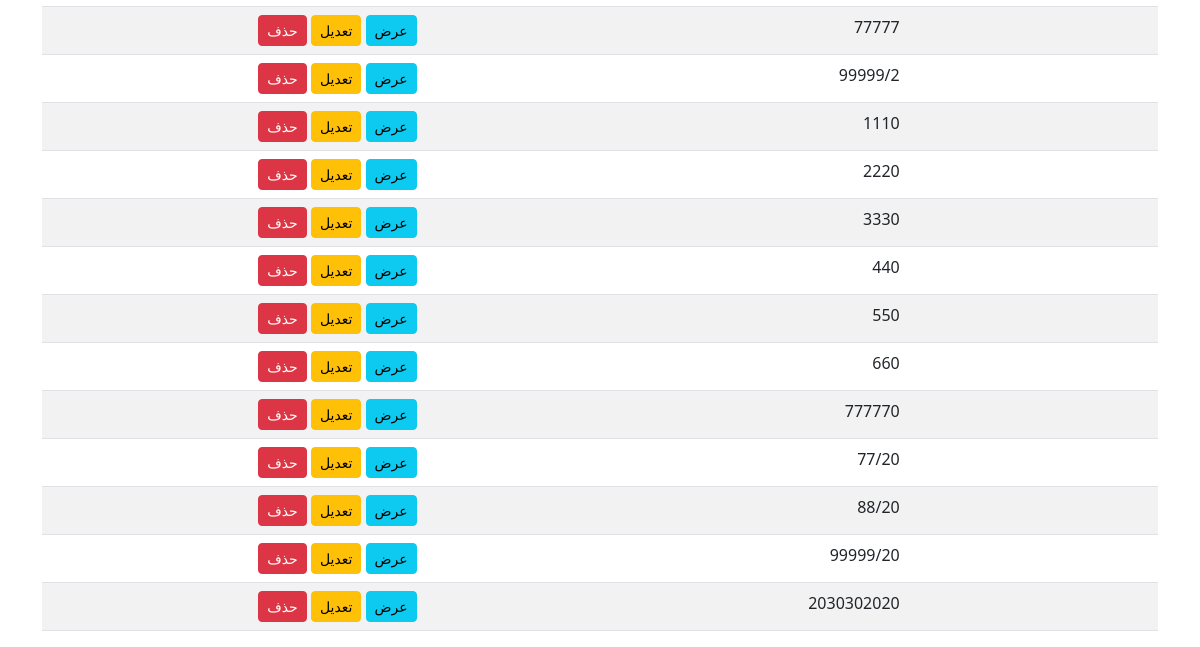
The page /invoice/barcode/ (lower part) on the database as committed earlier.
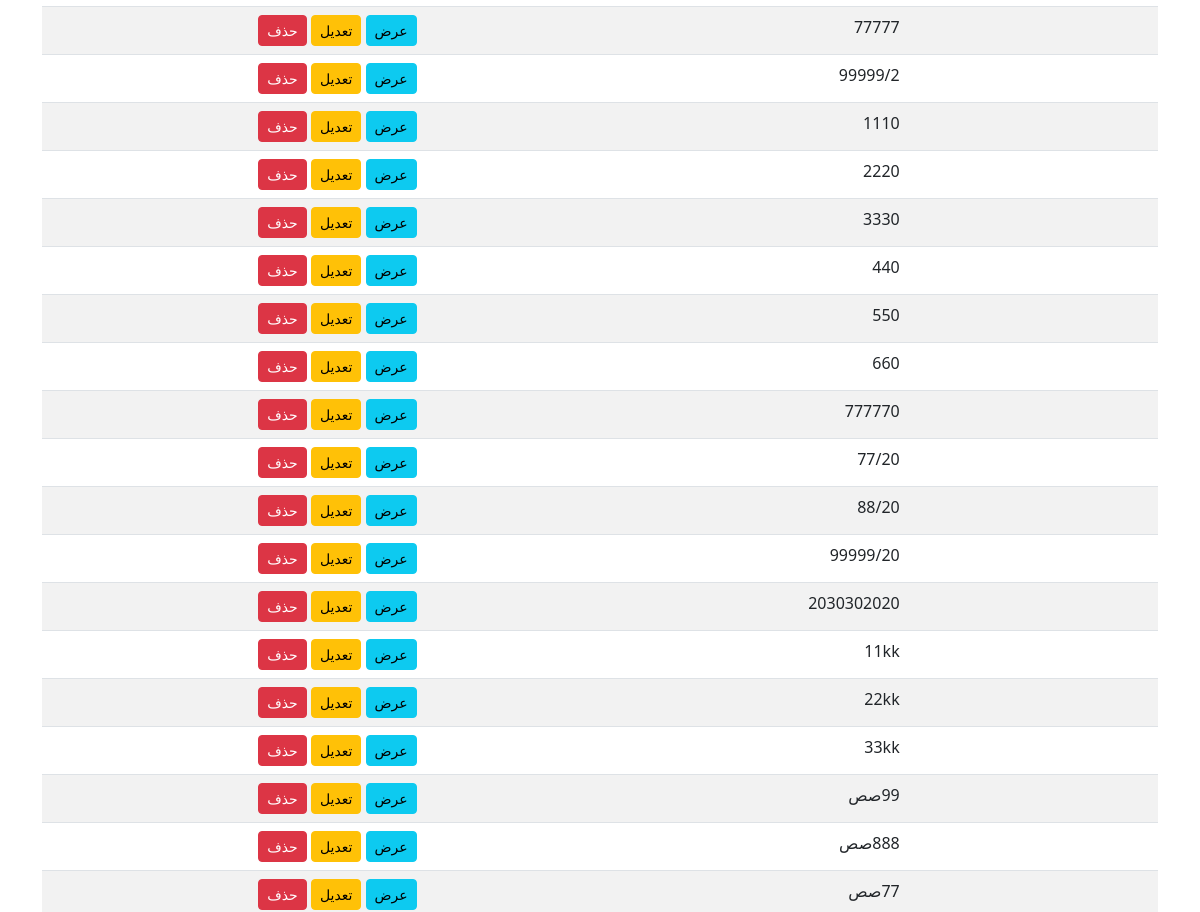
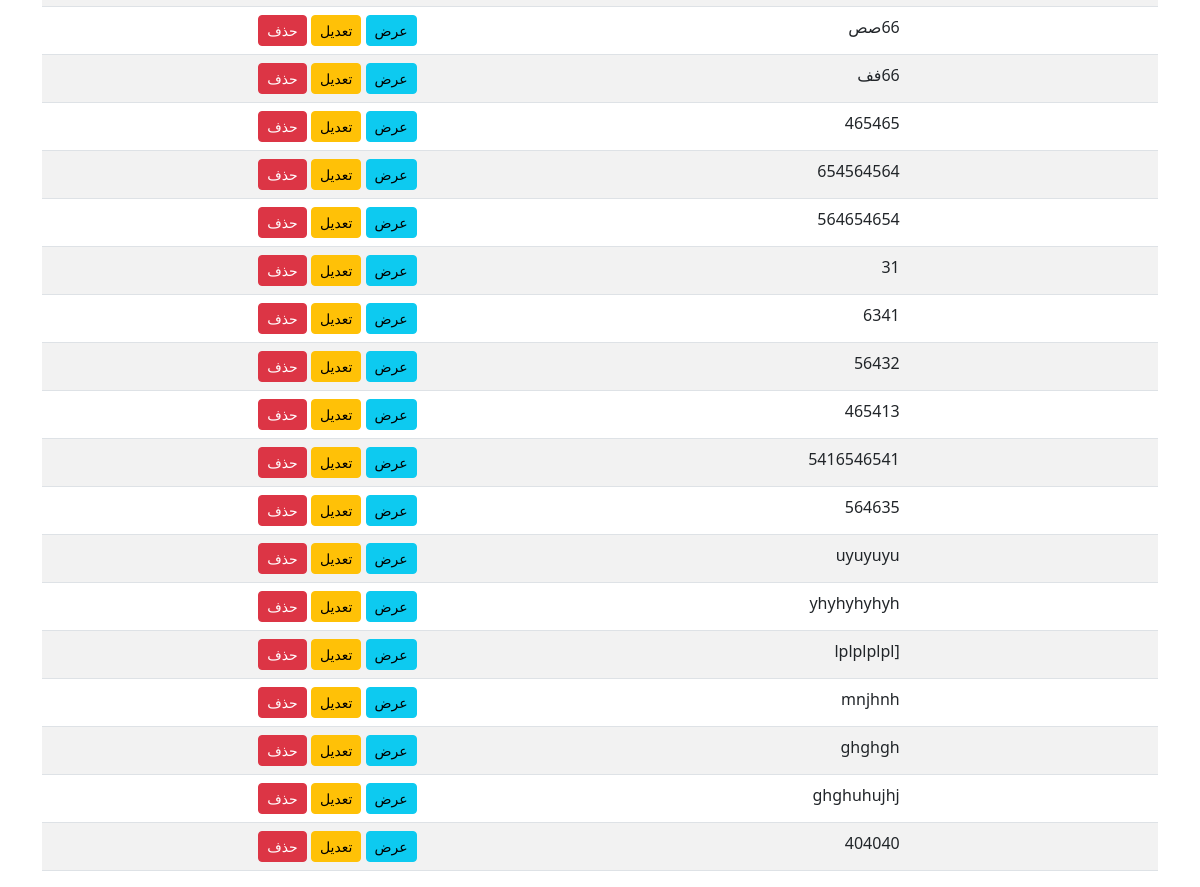
The same page on the database as committed later (2 pictures, top to bottom).
### invoice/models.py (models this page shows, shortened)
class Barcode(models.Model):
    barcode_in = models.CharField(max_length=255,  verbose_name=_("الباركود الداخل"))
    barcode_out = models.CharField(max_length=255,  blank=True, null=True, verbose_name=_("الباركود الخارج"))
    suffix = models.CharField(max_length=10, blank=True, null=True, verbose_name=_("اللاحقة"))
    notes = models.TextField(blank=True, verbose_name=_("ملاحظات"))
    uniqueId = models.CharField(max_length=100, unique=True, blank=True, null=True, verbose_name=_("الرقم المسلسل"))
    slug = models.SlugField(max_length=225, unique=True, blank=True, null=True)
    date_created = models.DateTimeField(auto_now_add=True, verbose_name=_("تاريخ الإنشاء"))
    last_updated = models.DateTimeField(auto_now=True, verbose_name=_("آخر تحديث"))
    class Meta:
        verbose_name = _('باركود')
        verbose_name_plural = _('الباركودات')

### invoice/views.py (the view)
# urls.py: path('barcode/', barcodeListView.as_view(), name='barcode_list'),
class barcodeListView(ListView):
    model = Barcode
    template_name = 'barcode/barcode_list.html'
    context_object_name = 'barcode'

### templates/barcode/barcode_list.html (shortened to what this page needs)
{% extends 'base.html' %}
{% block content %}
<div class="container mt-5">
    <table class="table table-striped">
        <tbody>
            {% for barcode in barcode %}
                <tr>
                    <td>{{ barcode.barcode_in }}</td>
                    <td>{{ barcode.barcode_out }}</td>
                    <td>{{ barcode.notes }}</td>
                    <td>
                        <a href="{% url 'barcode_detail' barcode.pk %}" class="btn btn-info btn-sm">عرض</a>
                        <a href="{% url 'barcode_update' barcode.pk %}" class="btn btn-warning btn-sm">تعديل</a>
                        <a href="{% url 'barcode_delete' barcode.pk %}" class="btn btn-danger btn-sm">حذف</a>
                    </td>
                </tr>
            {% endfor %}
        </tbody>
    </table>
</div>
{% endblock %}

Rows that differ between the two databases and show on the page:
added Barcode: barcode_out "11kk"
added Barcode: barcode_out "22kk"
added Barcode: barcode_out "33kk"
added Barcode: barcode_out "99صص"
added Barcode: barcode_out "888صص"
added Barcode: barcode_out "77صص"
added Barcode: barcode_out "66صص"
added Barcode: barcode_out "66فف"
added Barcode: barcode_out "465465"
added Barcode: barcode_out "654564564"
added Barcode: barcode_out "564654654"
added Barcode: barcode_out "31"
added Barcode: barcode_out "6341"
added Barcode: barcode_out "56432"
added Barcode: barcode_out "465413"
added Barcode: barcode_out "5416546541"
added Barcode: barcode_out "564635"
added Barcode: barcode_out "uyuyuyu"
added Barcode: barcode_out "yhyhyhyhyh"
added Barcode: barcode_out "[lplplplpl"
added Barcode: barcode_out "mnjhnh"
added Barcode: barcode_out "ghghgh"
added Barcode: barcode_out "ghghuhujhj"
added Barcode: barcode_out "404040"
